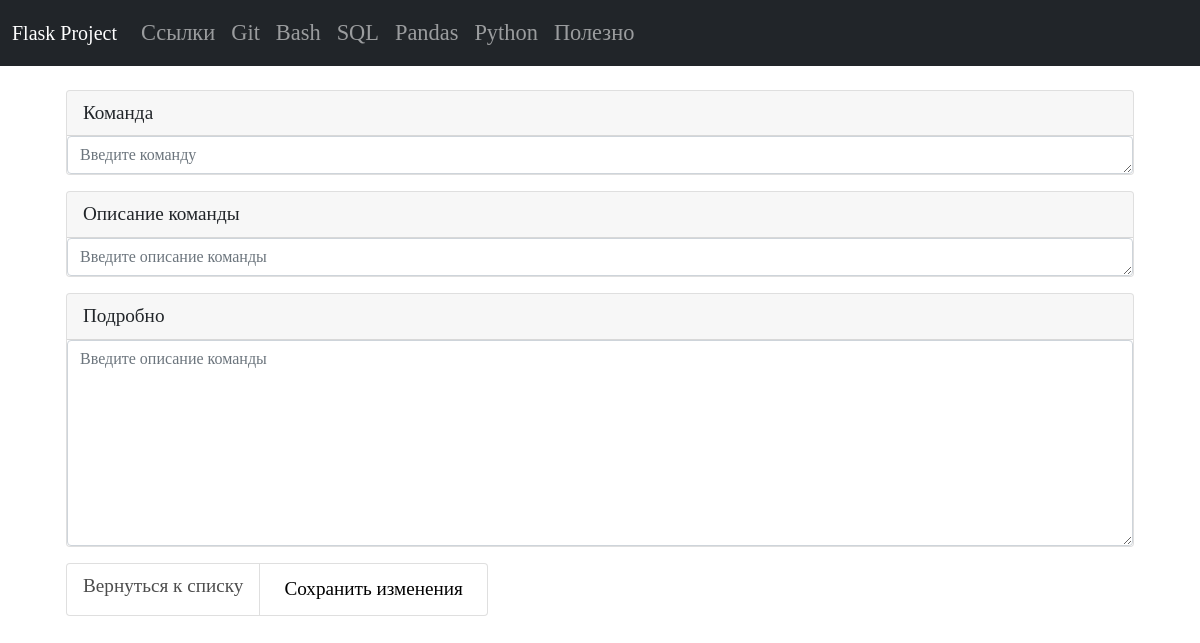
Page /bash/edit/76/ on the earlier database version.
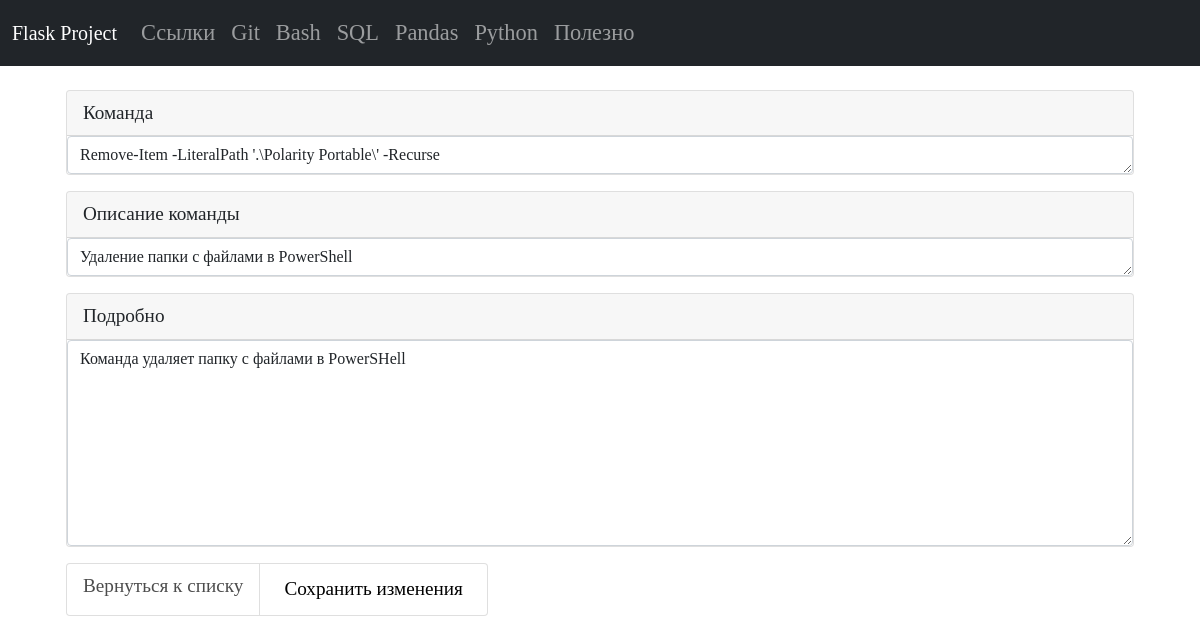
Same page on the later database version.
### tables this page shows
CREATE TABLE "bash" (
    bash_id INTEGER PRIMARY KEY AUTOINCREMENT,
    bash_command TEXT NOT NULL,
    bash_name TEXT NOT NULL
  , bash_description TEXT);

### app.py (the view, shortened to what this page needs)
@app.route("/bash/edit/<int:bash_id>/", methods=("GET", "POST"))
def edit_bash_command(bash_id):
    conn = get_db_connection()
    edit_bash_command_view = conn.execute("SELECT * FROM bash WHERE bash_id = ?",
                                          (bash_id,)).fetchone()
    return render_template("bash/edit_bash_command.html", edit_bash_command_view=edit_bash_command_view)

### app.py (called while the page is built)
def get_db_connection():
    db_path = os.path.join(BASE_DIR, "database.db")
    conn = sqlite3.connect(db_path)
    conn.row_factory = sqlite3.Row
    return conn

### templates/bash/edit_bash_command.html (shortened to what this page needs)
{% extends 'base.html' %}
{% block content %}
<div class="container p-4">
   <form method="post">
      <div class="card mb-3">
         <label for="bash_command" class="card-header">Команда</label>
         <textarea class="form-control" id="bash_command" name="bash_command" rows="1" placeholder="Введите команду"
            required>{{ edit_bash_command_view.bash_command }}</textarea>
      </div>
      <div class="card mb-3">
         <label for="bash_name" class="card-header">Описание команды</label>
         <textarea class="form-control" id="bash_name" name="bash_name" rows="1" placeholder="Введите описание команды"
            required>{{ edit_bash_command_view.bash_name }}</textarea>
      </div>
      <div class="card mb-3">
         <label for="bash_description" class="card-header">Подробно</label>
         <textarea class="form-control" id="bash_description" name="bash_description" rows="8" placeholder="Введите описание команды"
            required>{{ edit_bash_command_view.bash_description }}</textarea>
      </div>
      <ul class="list-group list-group-horizontal">
         <li class="list-group-item">
             <a href="{{ url_for('bash_list_commands') }}">Вернуться к списку</a>
         </li>
         <li class="list-group-item save">
            <button type="submit" value="" class="add">Сохранить изменения</button>
         </li>
      </ul>
   </form>
</div>
{% endblock %}

Differences in the rows shown:
added bash: bash_command "Remove-Item -LiteralPath '.\\Polarity Portable\\' -Recurse", bash_name "Удаление папки с файлами в PowerShell", bash_description "Команда удаляет папку с файлами в PowerSHell"
